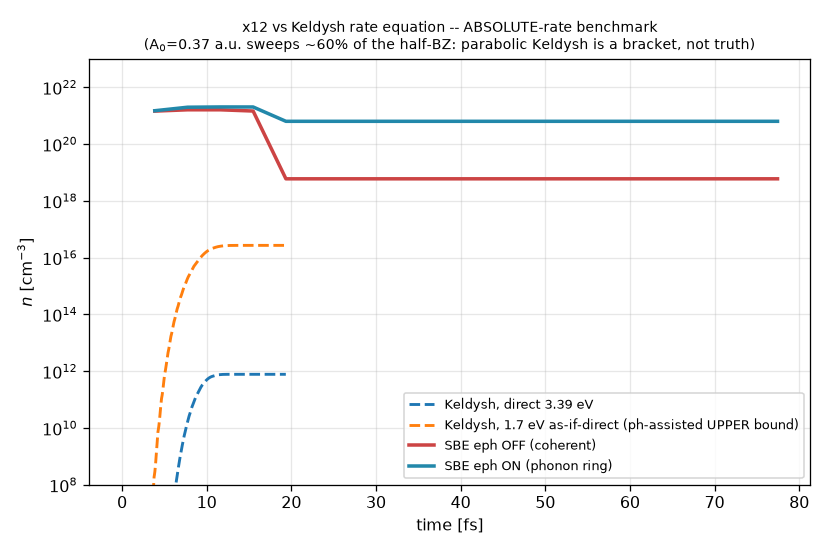

This chart was generated by the following Python code:
#!/usr/bin/env python3
"""Chefonov-style rate-equation benchmark for exercise x12 (Si, I=1e11 W/cm2).

Integrates the model rate equation
    dn/dt = W_Keldysh(E(t))                      [photo/tunnel generation]
on the SAME Acos2 pulse the example drives, and compares against the SBE
nex(t) (on_nex.data / off_nex.data from the README workflow).

Two Keldysh curves bracket the physics:
  * Eg = 3.39 eV  -- the EPM DIRECT Gamma gap: what a parabolic two-band
    direct-transition model predicts with NO phonon assistance;
  * Eg = 1.70 eV  -- the INDIRECT gap treated as if it were direct: an
    UPPER BOUND for any phonon-assisted channel (the true second-order
    matrix element is smaller than the direct one it is compared to).

Interpretation guide (see README "Rate-equation benchmark"):
  - SBE OFF above Keldysh(3.39): expected here -- A0 = 0.37 a.u. sweeps ~60%
    of the half-BZ (eEa ~ 0.5 eV >> hbar*w), far outside the parabolic
    two-band regime Keldysh assumes; the coherent SBE part cannot be judged
    by this comparison at this field.
  - SBE ON above Keldysh(1.7): the collision-assisted conversion exceeds the
    as-if-direct upper bound => the ABSOLUTE generation rate is an upper
    estimate (transient Houston population real-ified at the saturated
    intervalley nu_sat, energy matching width sigma_E). Distributions
    (which k / which band) are unaffected by this scale factor.
  - With impact ionization on, add   dn/dt += nu_II(eps(t)) * n   using the
    SAME registry constants the run prints (Keldysh II fit P, Eth) to
    benchmark the avalanche stage separately.

Usage:  python3 rate_benchmark.py     (after the README on/off workflow)
"""
import numpy as np, matplotlib
matplotlib.use('Agg'); import matplotlib.pyplot as plt
from scipy.special import ellipk, ellipe, dawsn

# ---- pulse of the example (a.u.) -------------------------------------------
I_WCM2 = 1.0e11; OMEGA_AU = 0.0046; TW_AU = 800.0
HBAR = 1.0545718e-34; ME = 9.109e-31; QE = 1.602e-19; EPS0 = 8.854e-12
AU_T = 2.4188843e-17; AU_E_VM = 5.14220675e11
E0_VM = np.sqrt(2.0 * I_WCM2 * 1e4 / (2.998e8 * EPS0))

def keldysh_W(E_vm, Eg_eV, hw_eV, mstar):
    """Keldysh (1965) interband photoionization rate [cm^-3 s^-1]."""
    if E_vm < 1e5: return 0.0
    m = mstar * ME; Eg = Eg_eV * QE; w = hw_eV * QE / HBAR
    gam = w * np.sqrt(m * Eg) / (QE * E_vm)
    g1 = gam**2 / (1 + gam**2); g2 = 1 / (1 + gam**2)
    K1, E1 = ellipk(g1), ellipe(g1); K2, E2 = ellipk(g2), ellipe(g2)
    x = Eg * (2/np.pi) * np.sqrt(1 + gam**2) / gam * E2 / (HBAR * w)
    nu = np.floor(x + 1)
    s = sum(np.exp(-n * np.pi * (K1 - E1) / E2)
            * dawsn(np.sqrt(np.pi**2 * (2*nu - 2*x + 2*n) / (4 * K2 * E2)))
            for n in range(80))
    Q = np.sqrt(np.pi / (2 * K2)) * s
    W = (2*w/(9*np.pi)) * ((np.sqrt(1+gam**2)/gam) * (m*w/HBAR))**1.5 \
        * Q * np.exp(-np.pi * nu * (K1 - E1) / E2)
    return W / 1e6                                    # m^-3 -> cm^-3

# envelope of |E(t)| for the Acos2 vector potential (peak per half-cycle)
t_au = np.linspace(0, TW_AU, 4001); dt_s = (t_au[1] - t_au[0]) * AU_T
env = np.cos(np.pi * (t_au - TW_AU/2) / TW_AU)**2
curves = {}
for Eg, mst, lbl in [(3.39, 0.18, 'Keldysh, direct 3.39 eV'),
                     (1.70, 0.30, 'Keldysh, 1.7 eV as-if-direct (ph-assisted UPPER bound)')]:
    W = np.array([keldysh_W(E0_VM * e_, Eg, OMEGA_AU * 27.2114, mst) for e_ in env])
    curves[lbl] = (t_au * AU_T * 1e15, np.cumsum(W) * dt_s)   # fs, cm^-3

fig, ax = plt.subplots(figsize=(7.2, 4.8))
for lbl, (tf, n) in curves.items():
    ax.semilogy(tf, np.maximum(n, 1e6), '--', lw=1.8, label=lbl)
for lbl, fn, c in [('SBE eph OFF (coherent)', 'off_nex.data', '#c44'),
                   ('SBE eph ON (phonon ring)', 'on_nex.data', '#28a')]:
    try:
        d = np.loadtxt(fn, comments='#')
        ax.semilogy(d[:, 0] * 0.0242, np.maximum(d[:, 1], 1e6), c, lw=2.2, label=lbl)
    except OSError:
        print(f'({fn} not found -- run the README on/off workflow first)')
ax.set(xlabel='time [fs]', ylabel=r'$n$ [cm$^{-3}$]', ylim=(1e8, 1e23))
ax.set_title('x12 vs Keldysh rate equation -- ABSOLUTE-rate benchmark\n'
             r'(A$_0$=0.37 a.u. sweeps ~60% of the half-BZ: parabolic Keldysh is a bracket, not truth)',
             fontsize=9)
ax.legend(fontsize=8); ax.grid(alpha=.3)
plt.tight_layout(); plt.savefig('rate_benchmark.png', dpi=115)

for lbl, (tf, n) in curves.items():
    print(f'{lbl}: n_final = {n[-1]:.2e} cm^-3')
for lbl, fn in [('SBE OFF', 'off_nex.data'), ('SBE ON ', 'on_nex.data')]:
    try:
        d = np.loadtxt(fn, comments='#')
        print(f'{lbl}: n_final = {d[-1, 1]:.2e} cm^-3')
    except OSError:
        pass
print('saved rate_benchmark.png')
